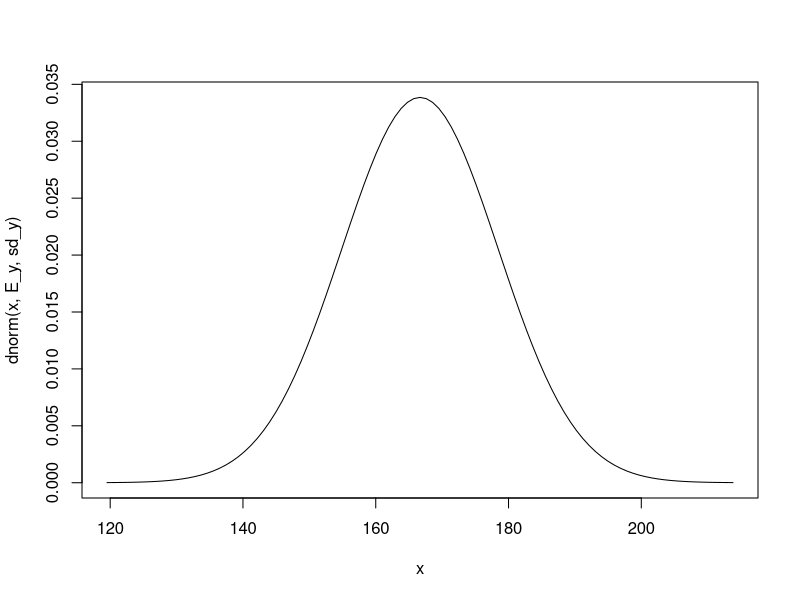
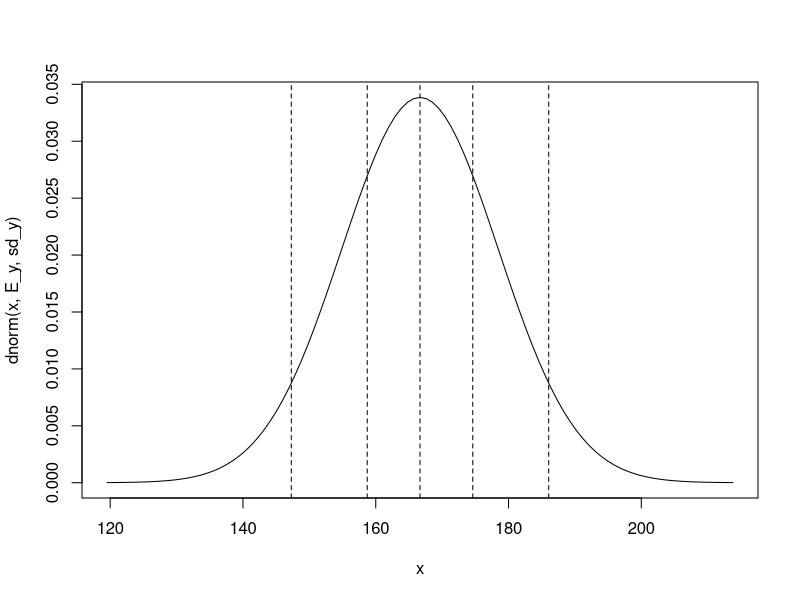

Recreate these plots in R, in order.
## ---- chunk 1
n <- 1000
p <- 1/6

E_y <- n * p
var_y <- n * p * (1 - p)
sd_y <- sqrt(var_y)
## ---- chunk 2
curve(dnorm(x, E_y, sd_y), E_y-4*sd_y, E_y+4*sd_y)
## ---- chunk 3
percentiles <- c(.05, .25, .5, .75, .95)
curve(dnorm(x, E_y, sd_y), E_y-4*sd_y, E_y+4*sd_y)
(quantiles <- qnorm(percentiles, E_y, sd_y))
abline(v=quantiles, lty=2)
